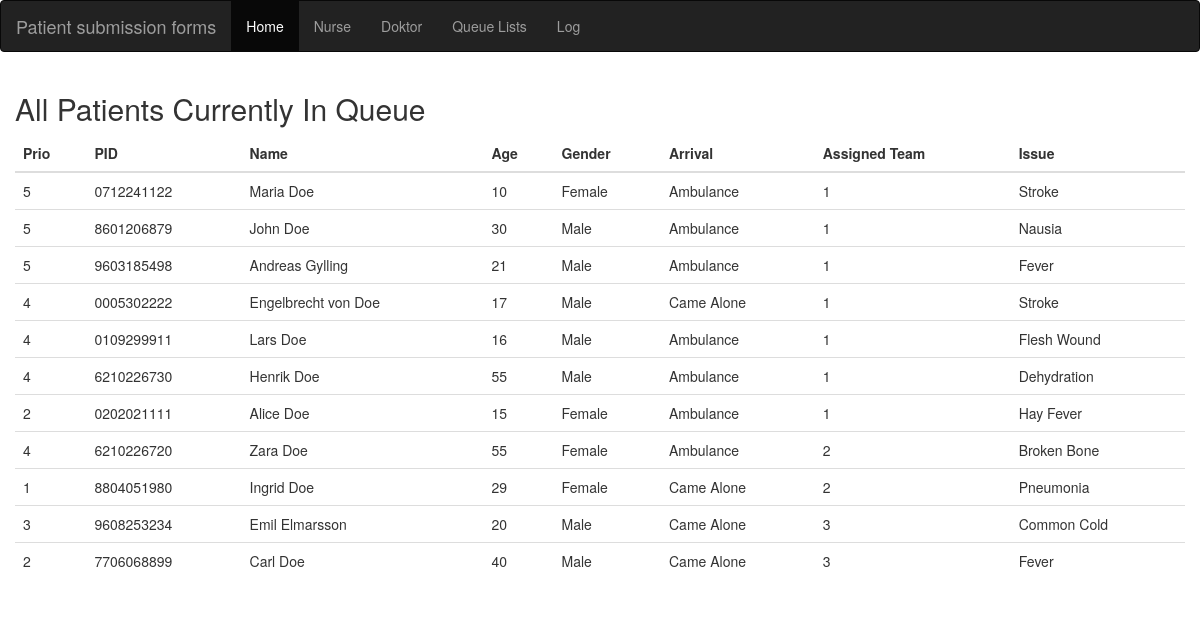
The page / on the database its author committed.
### tables this page shows
CREATE TABLE Patient(
	Prio int NOT NULL,
	PID varchar(255),
	Name varchar(255),
	Age Integer,
	Gender varchar(255),
	Arrival varchar(255),
	Assigned_Team varchar(255),
	Issue varchar(255),
	PRIMARY KEY (PID),
	KEY (Prio),
	FOREIGN KEY (Assigned_Team) REFERENCES Team(team_id) ON DELETE CASCADE
);

### index.php (the view, shortened to what this page needs)
<?php
	global $connection;
?>
<!DOCTYPE html>
<html>
<head>
	<link rel="stylesheet" href="https://maxcdn.bootstrapcdn.com/bootstrap/3.3.7/css/bootstrap.min.css">
</head>
<body>
	<nav class="navbar navbar-inverse">
		<div class="container-fluid">
			<div class="navbar-header">
				<a class = "navbar-brand" href="#">Patient submission forms</a>
			</div>
			<ul class = "nav navbar-nav">
				<li class ="active"><a href="#">Home</a></li>
				<li><a href="./nurse.php">Nurse</a></li>
				<li><a href="./doktor.php">Doktor</a></li>
				<li><a href="./queue.php">Queue Lists</a></li>
				<li><a href="./log.php">Log</a></li>
			</ul>
		</div>
	</nav>
	<div class ="container-fluid">
		<h2>All Patients Currently In Queue</h2>
		<?php
				$sql = "SELECT * FROM Patient ORDER BY Assigned_Team, Prio DESC";
				$run = mysqli_query($connection, $sql);
				echo "
					<table class = 'table'>
						<thead>
							<tr>
								<th>Prio</th>
								<th>PID</th>
								<th>Name</th>
								<th>Age</th>
								<th>Gender</th>
								<th>Arrival</th>
								<th>Assigned Team</th>
								<th>Issue</th>
							</tr>
						</thead>
						<tbody>
				";
				while($rows = mysqli_fetch_assoc($run))
				{
					echo "
						<tr>
							<td>$rows[Prio]</td>
							<td>$rows[PID]</td>
							<td>$rows[Name]</td>
							<td>$rows[Age]</td>
							<td>$rows[Gender]</td>
							<td>$rows[Arrival]</td>
							<td>$rows[Assigned_Team]</td>
							<td>$rows[Issue]</td>
						</tr>
					";
				}
			?>
		</div>
</body>
</html>

### rows shown on the page
patient: Prio "5", PID "0712241122", Name "Maria Doe", Age "10", Gender "Female", Arrival "Ambulance", Assigned_Team "1", Issue "Stroke"
patient: Prio "5", PID "8601206879", Name "John Doe", Age "30", Gender "Male", Arrival "Ambulance", Assigned_Team "1", Issue "Nausia"
patient: Prio "5", PID "9603185498", Name "Andreas Gylling", Age "21", Gender "Male", Arrival "Ambulance", Assigned_Team "1", Issue "Fever"
patient: Prio "4", PID "0005302222", Name "Engelbrecht von Doe", Age "17", Gender "Male", Arrival "Came Alone", Assigned_Team "1", Issue "Stroke"
patient: Prio "4", PID "0109299911", Name "Lars Doe", Age "16", Gender "Male", Arrival "Ambulance", Assigned_Team "1", Issue "Flesh Wound"
patient: Prio "4", PID "6210226730", Name "Henrik Doe", Age "55", Gender "Male", Arrival "Ambulance", Assigned_Team "1", Issue "Dehydration"
patient: Prio "2", PID "0202021111", Name "Alice Doe", Age "15", Gender "Female", Arrival "Ambulance", Assigned_Team "1", Issue "Hay Fever"
patient: Prio "4", PID "6210226720", Name "Zara Doe", Age "55", Gender "Female", Arrival "Ambulance", Assigned_Team "2", Issue "Broken Bone"
patient: Prio "1", PID "8804051980", Name "Ingrid Doe", Age "29", Gender "Female", Arrival "Came Alone", Assigned_Team "2", Issue "Pneumonia"
patient: Prio "3", PID "9608253234", Name "Emil Elmarsson", Age "20", Gender "Male", Arrival "Came Alone", Assigned_Team "3", Issue "Common Cold"
patient: Prio "2", PID "7706068899", Name "Carl Doe", Age "40", Gender "Male", Arrival "Came Alone", Assigned_Team "3", Issue "Fever"
